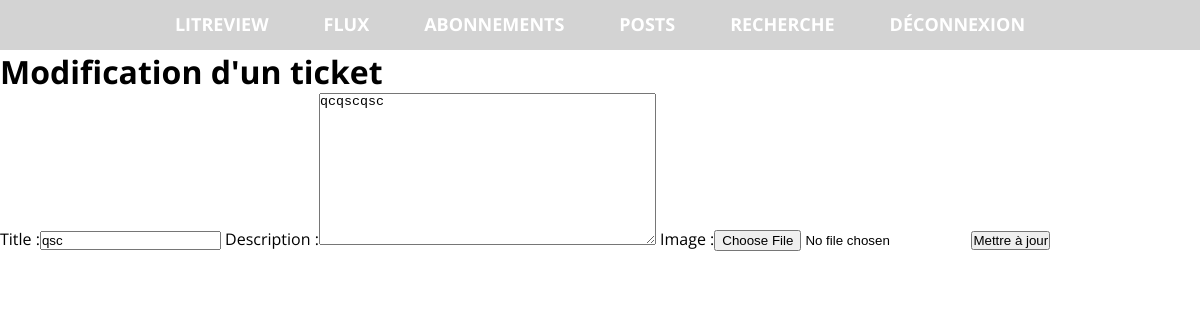
Page /review/ticket/16/update (signed in) on the earlier database version.
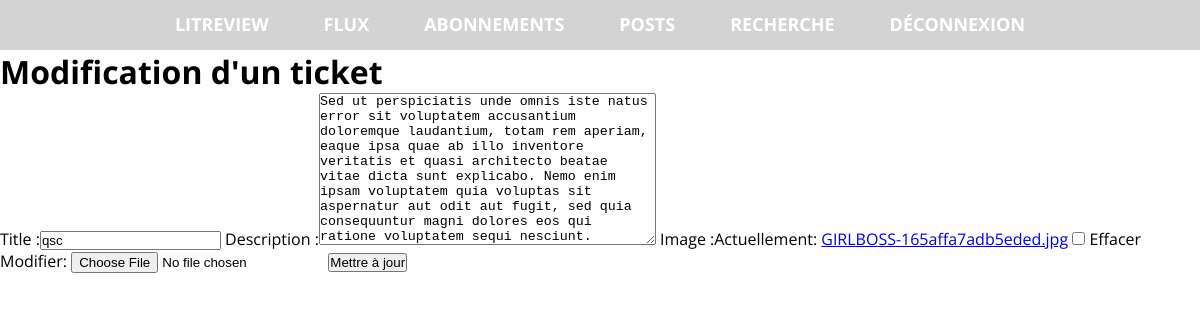
Same page on the later database version.
### review/models.py (models this page shows, shortened)
class Ticket(models.Model):
    title = models.CharField(max_length=128)
    description = models.TextField(max_length=2048, blank=True)
    user = models.ForeignKey(to=settings.AUTH_USER_MODEL, on_delete=models.CASCADE)
    image = models.ImageField(null=True, blank=True, upload_to="")
    time_created = models.DateTimeField(auto_now_add=True)
    IMAGE_MAX_SIZE = (200, 200)

### review/views.py (the view, shortened to what this page needs)
# urls.py: path("ticket/<int:pk>/update", TicketUpdateView.as_view(), name="update_ticket"),
class TicketUpdateView(LoginRequiredMixin, UpdateView):
	model = Ticket
	template_name = "update_ticket.html"
	fields = ["title", "description", "image"]
	success_url = reverse_lazy("myposts")

### review/templates/update_ticket.html (shortened to what this page needs)
{% extends "base.html" %}
{% block content %}
    <h1>Modification d'un ticket</h1>
    <form method="POST" enctype="multipart/form-data">
        {{ form }}
        <input type="submit" value="Mettre à jour">
    </form>
{% endblock %}

Differences in the rows shown:
changed Ticket "qsc": description "qcqscqsc" → "Sed ut perspiciatis unde omnis iste natus error sit voluptatem accusantium doloremque laudantium, totam rem aperiam, eaque ipsa quae ab illo inventore veritatis et quasi architecto beatae vitae dicta sunt explicabo. Nemo enim ipsam voluptatem quia voluptas sit aspernatur aut odit aut fugit, sed quia consequuntur magni dolores eos qui ratione voluptatem sequi nesciunt."
Other differences:
form field form: (not shown) → "☐"
text no longer shown: "Title : Description : Image :"
text now shown: "Title : Description : Image : Actuellement: GIRLBOSS-165affa7adb5eded.jpg Effacer Modifier:"
